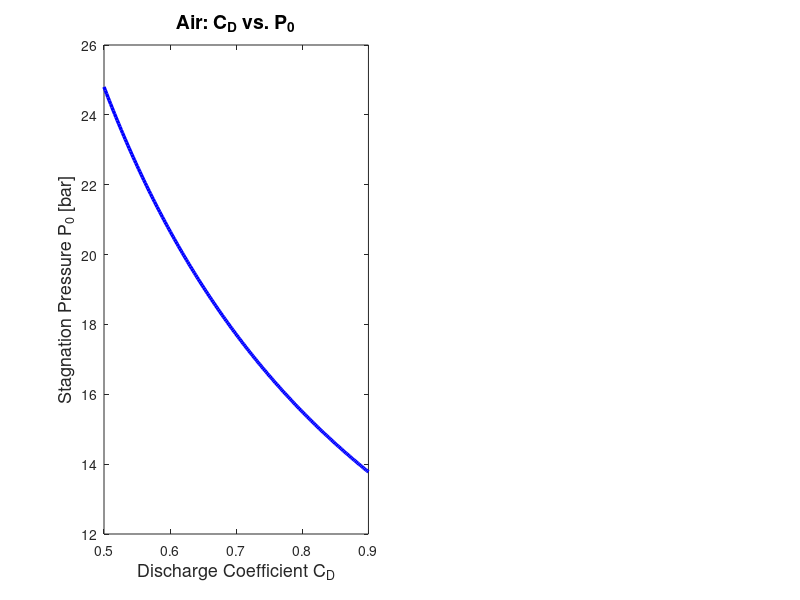

Recreate this plot in MATLAB. (Note: this script raises an error after producing the figure.)
%% Choked Flow Nozzle Analysis — Multiple Equivalence Ratios
% Formula: mdot = Cd * A * sqrt(gamma * rho0 * P0 * (2/(gamma+1))^((gamma+1)/(gamma-1)))

clear; clc; close all;

%% Given Constants
mdot_air  = 2 * 0.453592;       % Convert lbm/s to kg/s
T0        = 283;                 % Stagnation temperature [K]

% Stoichiometric fuel-to-air ratio for H2
FAR_stoich = 0.0292;             % kg H2 / kg Air (stoichiometric)

% Equivalence ratios to plot
phi_values = 0.8:0.1:1.2;        % [0.8, 0.9, 1.0, 1.1, 1.2]

% H2 mass flow rates for each equivalence ratio
% mdot_h2 = phi * FAR_stoich * mdot_air
mdot_h2_vec = phi_values * FAR_stoich * mdot_air;  % [kg/s]

% Throat areas: convert in^2 to m^2 (1 in^2 = 6.4516e-4 m^2)
A_air = 0.472   * 6.4516e-4;    % Air throat area [m^2]
A_h2  = 0.03875 * 6.4516e-4;    % H2 throat area  [m^2]

%% Gas Properties
% Air
gamma_air = 1.4;
R_air     = 287;                 % J/(kg·K)

% Hydrogen (H2)
gamma_h2  = 1.405;
R_h2      = 4157;                % J/(kg·K)

%% Cd Range
Cd = linspace(0.5, 0.9, 200);

%% Compute mass flow factors
K_air   = (2 / (gamma_air + 1))^((gamma_air + 1) / (gamma_air - 1));
MFF_air = sqrt(gamma_air * K_air / (R_air * T0));

K_h2    = (2 / (gamma_h2  + 1))^((gamma_h2  + 1) / (gamma_h2  - 1));
MFF_h2  = sqrt(gamma_h2  * K_h2  / (R_h2  * T0));

%% Solve for P0 — Air (single curve, mdot_air is fixed)
P0_air     = mdot_air ./ (Cd * A_air * MFF_air);
P0_air_bar = P0_air * 1e-5;

%% Color map for equivalence ratio curves
colors = lines(length(phi_values));

%% Plotting
figure('Position', [100, 100, 1200, 500]);

% --- Air Plot ---
subplot(1, 2, 1);
plot(Cd, P0_air_bar, 'b-', 'LineWidth', 2.5);
xlabel('Discharge Coefficient C_D',       'FontSize', 13);
ylabel('Stagnation Pressure P_0 [bar]',   'FontSize', 13);
title('Air: C_D vs. P_0',                 'FontSize', 14, 'FontWeight', 'bold');
subtitle(sprintf('\\dot{m} = %.3f kg/s,  T_0 = %d K,  A = %.6f m^2', mdot_air, T0, A_air));
grid on; grid minor;
set(gca, 'FontSize', 11);

% --- H2 Plot ---
subplot(1, 2, 2);
hold on;
for i = 1:length(phi_values)
    P0_h2     = mdot_h2_vec(i) ./ (Cd * A_h2 * MFF_h2);
    P0_h2_bar = P0_h2 * 1e-5;
    plot(Cd, P0_h2_bar, 'Color', colors(i,:), 'LineWidth', 2.5, ...
         'DisplayName', sprintf('\\phi = %.1f  (\\dot{m} = %.4f kg/s)', ...
         phi_values(i), mdot_h2_vec(i)));
end
hold off;
xlabel('Discharge Coefficient C_D',       'FontSize', 13);
ylabel('Stagnation Pressure P_0 [bar]',   'FontSize', 13);
title('H_2: C_D vs. P_0',                 'FontSize', 14, 'FontWeight', 'bold');
subtitle(sprintf('T_0 = %d K,  A = %.8f m^2,  FAR_{stoich} = %.4f', T0, A_h2, FAR_stoich));
legend('Location', 'best', 'FontSize', 10);
grid on; grid minor;
set(gca, 'FontSize', 11);

sgtitle('Choked Nozzle Flow: C_D vs. Stagnation Pressure', 'FontSize', 15, 'FontWeight', 'bold');
